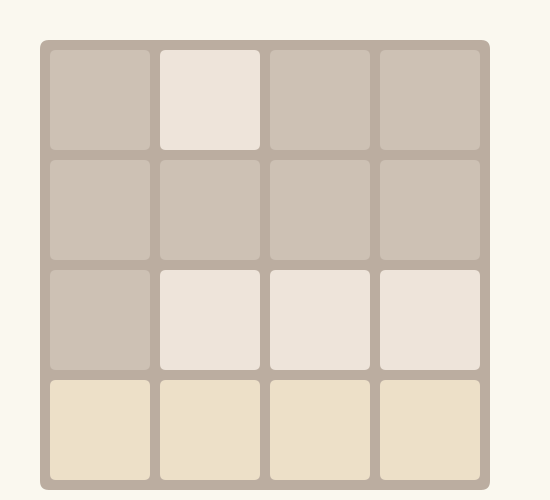
Frame 1 (no input)
Frame 60 (the mouse pressed at the canvas centre just before this capture): identical to frame 1, image omitted
Frame 120 (the mouse held since frame 60 and released just before this capture): identical to frame 1, image omitted

The Processing sketch that drew this single still picture (run headless with seeded random() and noise(); from frame 60 on, the mouse is pressed at the canvas centre):

// Processing sketch: week09_4_1
// ── week09_4_1.pde
//week09-5
void setup(){  
  size(550, 500);
}
int [][] a = {{0, 2, 0, 0}, {0, 0, 0, 0}, {0, 2, 2, 2}, {4, 4, 4, 4}};
void draw() {
  background(250, 248, 239);
  noStroke();
  fill(187, 173, 160);
  rect(40, 40, 450, 450, 9);
  for(int i=0; i<4; i++){
    for(int j=0; j<4; j++){
      int x = 50 + j *(100+10), y = 50 + i * (100+10);
      fill(tileColor(a[i][j]));
      rect(x, y, 100, 100, 6);
    }
  }
}
int tileColor(int n) {
  switch(n) {
    case 0:return color(205,193,180);
    case 2:return color(238,228,218);
    case 4:return color(237,224,200);
    case 8:return color(242,177,121);
    case 16:return color(245,149,99);
    case 32:return color(246,124,95);
    case 64:return color(246,94,59);
    case 128:return color(237,207,114);
    case 256:return color(237,204,97);
    case 512:return color(237,200,80);
    case 1024:return color(237,197,63);
    default:return color(237,194,46);
  }
}
